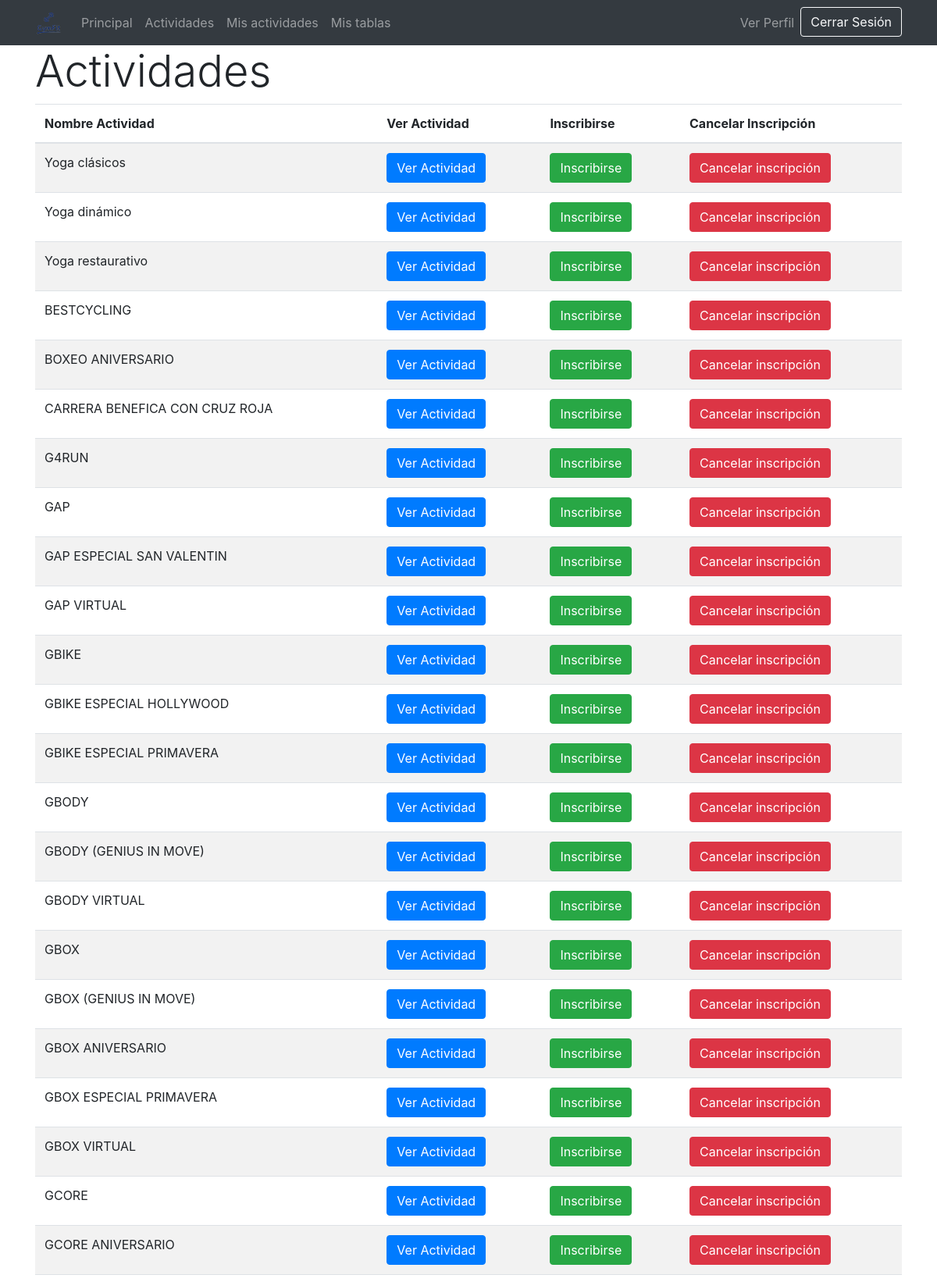
Page /vistas/gestionarActividades.php (signed in, upper part) on the committed database.
### tables this page shows
CREATE TABLE IF NOT EXISTS `actividad` (
  `idActividad` int(11) NOT NULL AUTO_INCREMENT,
  `nombre` varchar(45) NOT NULL,
  `tipo` varchar(45) DEFAULT NULL,
  `descripcion` varchar(200) DEFAULT NULL,
  `lugar` varchar(45) DEFAULT NULL,
  PRIMARY KEY (`idActividad`)
);

### modelos/m_gestionarActividades.php (called while the page is built, shortened)
<?php
require_once '../controladores/controlador_actividad.php';
class m_gestionarActividades
{
  public function getActividades()
  {
    $bd = conexion_BD();
    $sql = "SELECT * FROM actividad";
    $result = mysqli_query($bd, $sql);
    return $result;
  }
}

### controladores/controlador_actividad.php (called while the page is built, shortened)
<?php
require_once '../modelos/m_gestionarActividades.php';
class controlador_actividad
{
  public static function getActividades(){
    $m_gestionarActividades = new m_gestionarActividades();
    return $m_gestionarActividades->getActividades();
  }
}
?>

### vistas/gestionarActividades.php (the view, shortened to what this page needs)
<?php
require_once '../controladores/controlador_actividad.php';
require 'head.php';
$result = controlador_actividad::getActividades();
if (isset($_SESSION['userID']) && $_SESSION['userType'] == 'Administrador' && $_SESSION['connected'] == true) {
?>
  <body>
    <?php require 'header_admin.php' ?>
    <div class="container">
      <h1 class="display-4">Actividades</h1>
      <div class="btn-group mb-3" role="group">
        <a href="publicarActividad.php"><button type="button" class="btn btn-primary">Publicar Actividad</button></a>
      </div>
      <div class="table-responsive">
        <table class="table table-striped">
          <thead>
            <tr>
              <th>Nombre Actividad</th>
              <th>Ver Actividad</th>
              <th>Publicar Sesión</th>
              <th>Ver Sesiones</th>
            </tr>
          </thead>
          <tbody>
            <?php
            foreach ($result as $reg) {
            ?>
              <tr>
                <td><?php echo $reg['nombre']; ?></td>
                <td>
                  <a href="verActividad.php?id=<?php echo $reg['idActividad']; ?>" class="btn btn-primary">Ver Actividad</a>
                </td>
                <td>
                  <a href="altaSesion.php?id=<?php echo $reg['idActividad']; ?>" class="btn btn-success"> Publicar Sesión </a>
                </td>
                <td>
                  <a href="verSesiones.php?id=<?php echo $reg['idActividad']; ?>" class="btn btn-info"> Ver Sesiones </a>
                </td>
              <?php
            }
          } else if (isset($_SESSION['userID']) && $_SESSION['userType'] == 'Deportista' && $_SESSION['connected'] == true) {
              ?>
              <body>
                <?php require 'header_deportista.php'; ?>
                <div class="container">
                  <h1 class="display-4">Actividades</h1>
                  <div class="table-responsive">
                    <table class="table table-striped">
                      <thead>
                        <tr>
                          <th>Nombre Actividad</th>
                          <th>Ver Actividad</th>
                          <th>Inscribirse</th>
                          <th>Cancelar Inscripción</th>
                        </tr>
                      </thead>
                      <tbody>
                        <?php
                        foreach ($result as $reg) {
                        ?>
                          <tr>
                            <td><?php echo $reg['nombre']; ?></td>
                            <td>
                              <a href="verActividadDeportista.php?id=<?php echo $reg['idActividad']; ?>" class="btn btn-primary">Ver Actividad</a>
                            </td>
                            <td>
                              <a href="confirmarInscripcion.php?id=<?php echo $reg['idActividad']; ?>&nombre=<?php echo $reg['nombre']; ?>" class="btn btn-success">Inscribirse</a>
                            </td>
                            <td>
                              <a href="cancelarInscripcion.php?id=<?php echo $reg['idActividad']; ?>&nombre=<?php echo $reg['nombre']; ?>" class="btn btn-danger">Cancelar inscripción</a>
                            </td>
                          </tr>
                        <?php
                        }
                      } else if (isset($_SESSION['userID']) && $_SESSION['userType'] == 'Entrenador' && $_SESSION['connected'] == true) {
                        ?>
                        <body>
                          <?php require 'header_entrenador.php' ?>
                          <div class="container">
                            <h1 class="display-4">Actividades</h1>
                            <div class="table-responsive">
                              <table class="table table-striped">
                                <thead>
                                  <tr>
                                    <th>Nombre Actividad</th>
                                    <th>Ver Actividad</th>
                                    <th>Ver Sesiones</th>
                                  </tr>
                                </thead>
                                <tbody>
                                  <?php
                                  foreach ($result as $reg) {
                                  ?>
                                    <tr>
                                      <td><?php echo $reg['nombre']; ?></td>
                                      <td>
                                        <a href="verActividadEntrenador.php?id=<?php echo $reg['idActividad']; ?>" class="btn btn-primary">Ver Actividad</a>
                                      </td>
                                      <td>
                                        <a href="verSesiones.php?id=<?php echo $reg['idActividad']; ?>" class="btn btn-info"> Ver Sesiones </a>
                                      </td>
                                    </tr>
                                <?php
                                  }
                                } else {
                                  echo "<script>";
                                  echo "alert('No tienes permisos para entrar en esta página');";
                                  echo "window.location = '../vistas/principal.php'";
                                  echo "</script>";
                                  exit();
                                }
                                ?>

### rows in the picture
actividad: nombre "Yoga clásicos"
actividad: nombre "Yoga dinámico"
actividad: nombre "Yoga restaurativo"
actividad: nombre "BESTCYCLING"
actividad: nombre "BOXEO ANIVERSARIO"
actividad: nombre "CARRERA BENEFICA CON CRUZ ROJA"
actividad: nombre "G4RUN"
actividad: nombre "GAP"
actividad: nombre "GAP ESPECIAL SAN VALENTIN"
actividad: nombre "GAP VIRTUAL"
actividad: nombre "GBIKE"
actividad: nombre "GBIKE ESPECIAL HOLLYWOOD"
actividad: nombre "GBIKE ESPECIAL PRIMAVERA"
actividad: nombre "GBODY"
actividad: nombre "GBODY (GENIUS IN MOVE)"
actividad: nombre "GBODY VIRTUAL"
actividad: nombre "GBOX"
actividad: nombre "GBOX (GENIUS IN MOVE)"
actividad: nombre "GBOX ANIVERSARIO"
actividad: nombre "GBOX ESPECIAL PRIMAVERA"
actividad: nombre "GBOX VIRTUAL"
actividad: nombre "GCORE"
actividad: nombre "GCORE ANIVERSARIO"
